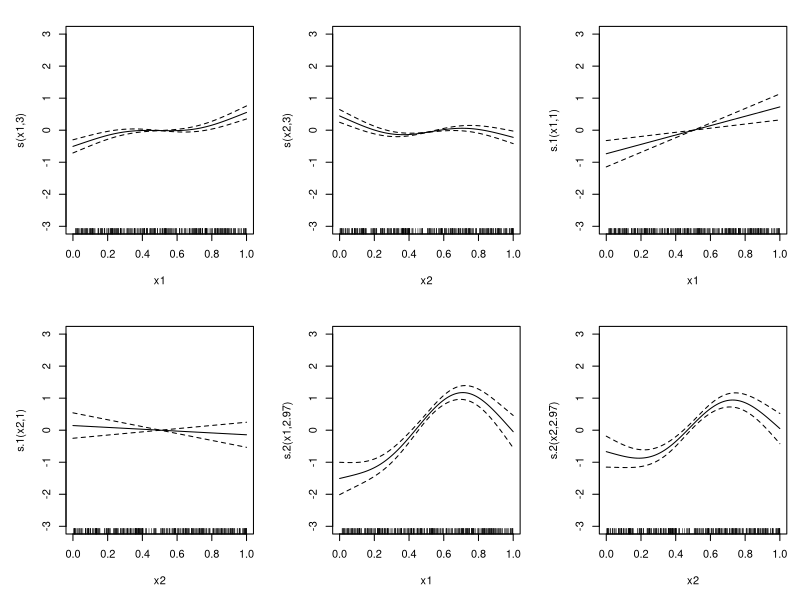
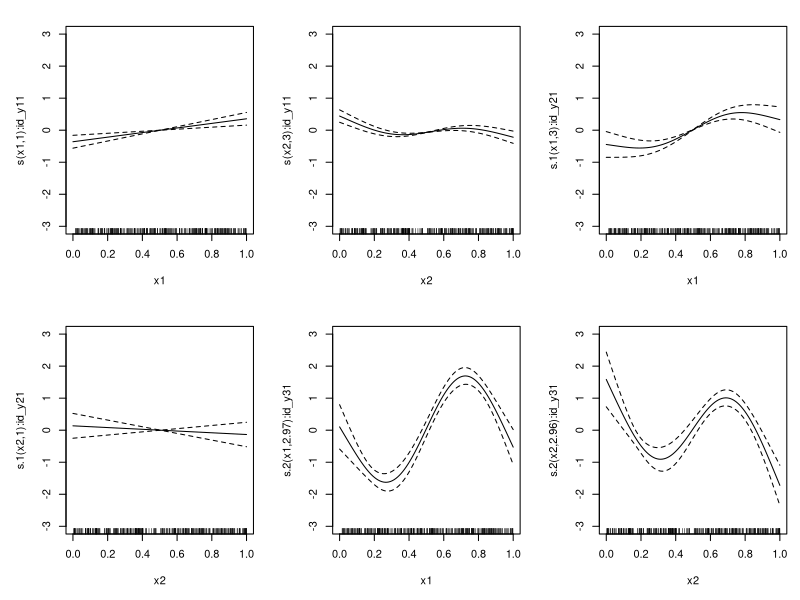

R code for these plots, in order:
#' ---
#' title: "Fitting multivariate outcome GAMs with missing outcome data"
#' author: "Noam Ross"
#' date: "`r Sys.Date()`"
#' output: github_document
#' ---

#' OK, I want to fit a model that has multiple continuous, correlated outcomes
#' as a multivariate normal using `mgcv::mvn`.  However, data from some of the
#' outcomes are missing.  This doc is an exploration of approaches for this.
#'
#'
#' First let's generate some data.  In this case make a data  framewith two input (x)
#' variables and 3 output (y) varibales, with y3 missing 90% of values.  My
#' data simulation function creates some random nonlinear functions with `approxfun()`
#' and a random covariance matrix for the outcome.  These can be retrieved as
#' attributes of the data later.
#'
#' <details>
#' <summary>(Hidden here are some data simulation functions)</summary>

# Generate a dataset with missing values from a multivariate normal distribution
# @param n number of observations
# @param nx number of x variables
# @param ny number of outcome variables
# @param shared_fns number of functions to share across outcome variables, up to nx (not used yet)
# @param x_range range of x values
# @param yrange range of y values
# @param k number of knots for each function
# @param coef_mat matrix of coefficients for each function, typically 1 or zero
# @param miss proportion of missing values for each outcome variable
# @param V covariance matrix for the outcome variables
# @param seed random seed
simulate_mvn_missing <- function(n = 300, nx = 2, ny = 3, x_range = c(0,1), yrange = c(0,1), k = 4,
                                 coef_mat = matrix(1, nx, ny), miss = c(0, 0, 0.2), shared_fns = 1,
                                 V = generate_cov_matrix(ny, scale = 1), seed = 0) {

  # Generate a series of nonlinear functions
  set.seed(seed)
  fns <- replicate(nx*ny, {
    x <- c(x_range[1], runif(k - 2, x_range[1], x_range[2]), x_range[2])
    y <- runif(1) + runif(1)*x + runif(k, yrange[1], yrange[2])
    splinefun(x = x, y = y, method = "fmm")
  })
  dim(fns) <- c(ny, nx)

  # Random X values
  x <- matrix(0, n, nx)
  set.seed(seed)
  for (i in seq_len(nx)) {
    x[,i] <- runif(n, x_range[1], x_range[2])
  }
  colnames(x) <- paste0("x", seq_len(nx))

  # Generate Y values
  y <- matrix(0,n,ny)
  for (i in seq_len(ny)) {
    for (j in seq_len(nx)) {
      y[,i] <- y[,i] + fns[i,j][[1]](x[,j])
    }

  }
  y <- y + mgcv::rmvn(n, mu = rep(0, ny), V = V)
  colnames(y) <- paste0("y", seq_len(ny))

  # Missing data
  y_miss <- y
  set.seed(seed)
  for (i in seq_len(ny)) {
    y_miss[sample(n, floor(n * miss[i])), i] <- NA
  }

  df <- as.data.frame(cbind(x, y_miss))
  attr(df, "true_V") <- V
  attr(df, "true_fns") <- fns
  attr(df, "true_data") <- as.data.frame(cbind(x, y))
  df
}

generate_cov_matrix <- function(dim, scale = 1) {
  U <- matrix(rnorm(dim^2), dim, dim)
  U[lower.tri(U)] <- 0

  # Ensure diagonal elements are positive
  diag(U) <- abs(diag(U)) + 1e-6  # Adding a small constant for numerical stability

  # Construct the covariance matrix
  covMatrix <- U %*% t(U) * scale
  return(covMatrix)
}
#' </details>

data <- simulate_mvn_missing(n = 300, miss = c(0,0,0.9), seed = 10, V = matrix(c(1,2,2,2,1,2,2,2,1), 3))

#' OK, first strategy.  Following the approach in `?mgcv::missing.data`, we
#' create new index variables that indicate whether the outcome is missing as
#' an ordered factor, and use `by=` in smooth terms.  In this case I also
#' center the outcome variables so we don't have to deal with intercepts.
xvars <- c("x1", "x2")
yvars = c("y1", "y2", "y3")
data_missing <- data  # The data we'll fit
data_full <- attr(data, "true_data")


ymeans <- numeric(length(yvars))
idvars <- character(length(yvars))
# Make ordered ID variables (0 = missing), center the outcome variables, and set missing values to zero
for (i in seq_along(yvars)) {
  yvar <- yvars[i]
  idvar <- paste0("id_", yvar)
  idvars[i] <- idvar
  # Center the outcome variables so we don't deal with intercepts, save the means
  ymeans[i] <- mean(data_missing[[yvar]], na.rm = TRUE)
  data_missing[[yvar]] <- data_missing[[yvar]] - ymeans[i]
  data_full[[yvar]] <- data_full[[yvar]] - ymeans[i]
  # Create indicate variables (id_*)as to whether to include an observation, as ordered factors
  # with 0 being missing and 1 being present
  data_missing[[idvar]] <- ordered(ifelse(is.na(data_missing[[yvar]]), 0, 1), levels = c("0", "1"))
  # Set missing values to zero
  data_missing[[yvar]][is.na(data_missing[[yvar]])] <- 0
}

# Create no-intercept formulas where all terms are conditional on the id value of the outcome
frms <- lapply(seq_along(yvars), function(i) {
  paste0(yvars[i], " ~ 0 + ", paste0("s(", xvars, ", by = ", idvars[i], ", k = 4)", collapse = " + ")) |>
    as.formula()
})

# Create formulas for the full model without missing data
frms_full <- lapply(seq_along(yvars), function(i) {
  paste0(yvars[i], " ~ 0 + ", paste0("s(", xvars, ", k = 4)", collapse = " + ")) |>
    as.formula()
})

# Model with missing outcomes
mod_miss <- mgcv::gam(
  frms,
  family = mgcv::mvn(d = length(yvars)),
  data = data_missing,
  method = "REML"
)

# Full model
mod_full <- mgcv::gam(
  frms_full,
  family = mgcv::mvn(d = length(yvars)),
  data = data_full,
  method = "REML"
)

# Plot each model
plot(mod_full, pages = 1, shade = TRUE, ylim = c(-3, 3), xlim = c(0, 1))
plot(mod_miss, pages = 1, shade = TRUE, ylim = c(-3, 3), xlim = c(0, 1))

#' In `mod_miss`, in this case, the smooths are different than `mod_full` , and due to the correlation
#' it makes sense that they are different for more than just the last two, missing
#' smooths.  However, the scale of uncertainty is the same between the models,
#' Despite having 90% less data for `y3` in the missing model.
#'
#' I assume this is because in the current model the missing values are zero
#' and for the rows with missing data, the zero-intercept model is very good at
#' estimating a zero value!
#'
#' One option for getting around this could be, instead of replacing the missing
#' values with zeros, replacing them with random values with the same variance
#' as the non-missing values.  However, this would change the covariance between
#' the outcomes the model would estimate. (To be fair, I might be doing this already
#' by replacing them with zeros.). I'm interested in the covariance as an outcome,
#' In theory I could also calculate the covariance between the outcomes by
#' doing `cov(..., "pairwise.complete.obs")` on the response residuals.  The
#' model estimates would still be different, though, and I'm not sure _how_ they
#' would be different.


